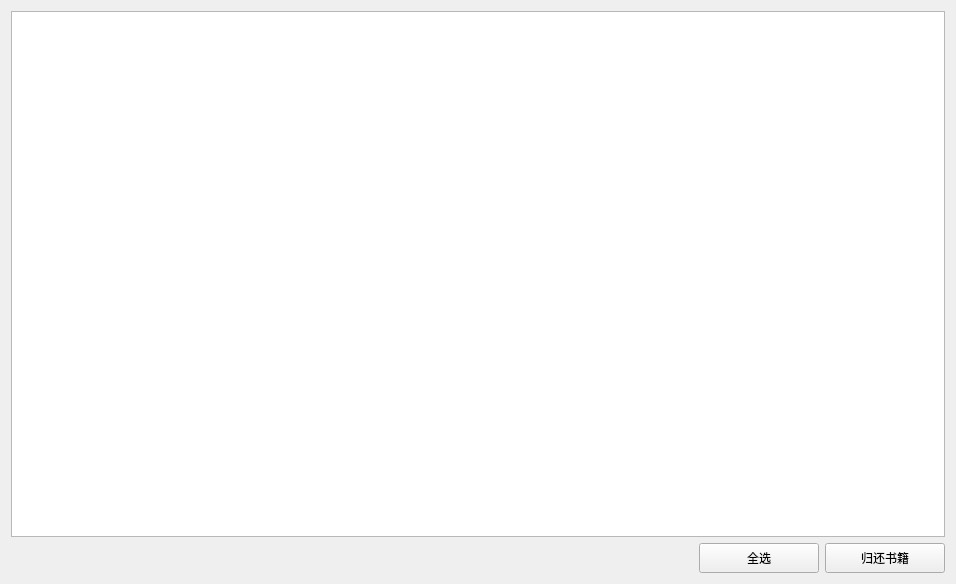
<?xml version="1.0" encoding="UTF-8"?>
<ui version="4.0">
 <class>BookBorrowInfoWidget</class>
 <widget class="QWidget" name="BookBorrowInfoWidget">
  <property name="geometry">
   <rect>
    <x>0</x>
    <y>0</y>
    <width>956</width>
    <height>584</height>
   </rect>
  </property>
  <property name="minimumSize">
   <size>
    <width>778</width>
    <height>300</height>
   </size>
  </property>
  <property name="maximumSize">
   <size>
    <width>1195</width>
    <height>736</height>
   </size>
  </property>
  <property name="windowTitle">
   <string>Form</string>
  </property>
  <layout class="QGridLayout" name="gridLayout">
   <item row="0" column="0">
    <widget class="QTableWidget" name="tableWidget"/>
   </item>
   <item row="1" column="0">
    <layout class="QHBoxLayout" name="horizontalLayout">
     <item>
      <spacer name="horizontalSpacer">
       <property name="orientation">
        <enum>Qt::Horizontal</enum>
       </property>
       <property name="sizeHint" stdset="0">
        <size>
         <width>488</width>
         <height>20</height>
        </size>
       </property>
      </spacer>
     </item>
     <item>
      <widget class="QPushButton" name="Button_allSelectBook">
       <property name="minimumSize">
        <size>
         <width>120</width>
         <height>30</height>
        </size>
       </property>
       <property name="maximumSize">
        <size>
         <width>120</width>
         <height>30</height>
        </size>
       </property>
       <property name="text">
        <string>全选</string>
       </property>
      </widget>
     </item>
     <item>
      <widget class="QPushButton" name="Button_returnBook">
       <property name="minimumSize">
        <size>
         <width>120</width>
         <height>30</height>
        </size>
       </property>
       <property name="maximumSize">
        <size>
         <width>120</width>
         <height>30</height>
        </size>
       </property>
       <property name="text">
        <string>归还书籍</string>
       </property>
      </widget>
     </item>
    </layout>
   </item>
  </layout>
 </widget>
 <resources/>
 <connections/>
</ui>
